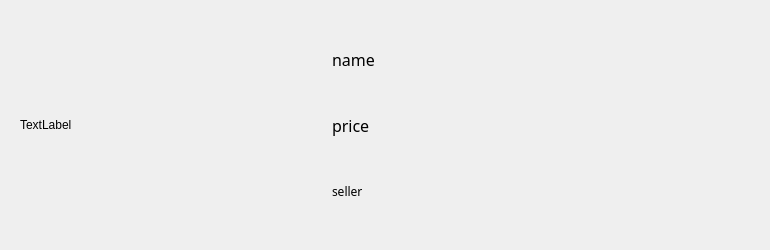
<?xml version="1.0" encoding="UTF-8"?>
<ui version="4.0">
 <class>SearchResultItem</class>
 <widget class="QWidget" name="SearchResultItem">
  <property name="geometry">
   <rect>
    <x>0</x>
    <y>0</y>
    <width>770</width>
    <height>250</height>
   </rect>
  </property>
  <property name="windowTitle">
   <string>Form</string>
  </property>
  <layout class="QHBoxLayout" name="horizontalLayout">
   <item>
    <widget class="QWidget" name="widget" native="true">
     <layout class="QHBoxLayout" name="horizontalLayout_2">
      <item>
       <widget class="QLabel" name="label_img">
        <property name="sizePolicy">
         <sizepolicy hsizetype="Fixed" vsizetype="Fixed">
          <horstretch>0</horstretch>
          <verstretch>0</verstretch>
         </sizepolicy>
        </property>
        <property name="minimumSize">
         <size>
          <width>210</width>
          <height>210</height>
         </size>
        </property>
        <property name="maximumSize">
         <size>
          <width>210</width>
          <height>210</height>
         </size>
        </property>
        <property name="text">
         <string>TextLabel</string>
        </property>
       </widget>
      </item>
      <item>
       <widget class="QWidget" name="widget_2" native="true">
        <layout class="QVBoxLayout" name="verticalLayout">
         <item>
          <widget class="QWidget" name="widget_3" native="true">
           <layout class="QHBoxLayout" name="horizontalLayout_3">
            <item>
             <spacer name="horizontalSpacer">
              <property name="orientation">
               <enum>Qt::Horizontal</enum>
              </property>
              <property name="sizeHint" stdset="0">
               <size>
                <width>40</width>
                <height>20</height>
               </size>
              </property>
             </spacer>
            </item>
            <item>
             <widget class="QLabel" name="label_name">
              <property name="minimumSize">
               <size>
                <width>400</width>
                <height>0</height>
               </size>
              </property>
              <property name="font">
               <font>
                <family>Microsoft YaHei</family>
                <pointsize>12</pointsize>
                <weight>50</weight>
                <bold>false</bold>
               </font>
              </property>
              <property name="text">
               <string>name</string>
              </property>
             </widget>
            </item>
           </layout>
          </widget>
         </item>
         <item>
          <widget class="QWidget" name="widget_4" native="true">
           <layout class="QHBoxLayout" name="horizontalLayout_4">
            <item>
             <spacer name="horizontalSpacer_2">
              <property name="orientation">
               <enum>Qt::Horizontal</enum>
              </property>
              <property name="sizeHint" stdset="0">
               <size>
                <width>40</width>
                <height>20</height>
               </size>
              </property>
             </spacer>
            </item>
            <item>
             <widget class="QLabel" name="label_price">
              <property name="minimumSize">
               <size>
                <width>400</width>
                <height>0</height>
               </size>
              </property>
              <property name="font">
               <font>
                <family>Microsoft YaHei</family>
                <pointsize>12</pointsize>
               </font>
              </property>
              <property name="styleSheet">
               <string notr="true"/>
              </property>
              <property name="text">
               <string>price</string>
              </property>
             </widget>
            </item>
           </layout>
          </widget>
         </item>
         <item>
          <widget class="QWidget" name="widget_5" native="true">
           <layout class="QHBoxLayout" name="horizontalLayout_5">
            <item>
             <spacer name="horizontalSpacer_3">
              <property name="orientation">
               <enum>Qt::Horizontal</enum>
              </property>
              <property name="sizeHint" stdset="0">
               <size>
                <width>40</width>
                <height>20</height>
               </size>
              </property>
             </spacer>
            </item>
            <item>
             <widget class="QLabel" name="label_seller">
              <property name="minimumSize">
               <size>
                <width>400</width>
                <height>0</height>
               </size>
              </property>
              <property name="font">
               <font>
                <family>Microsoft YaHei</family>
               </font>
              </property>
              <property name="text">
               <string>seller</string>
              </property>
             </widget>
            </item>
           </layout>
          </widget>
         </item>
        </layout>
       </widget>
      </item>
     </layout>
    </widget>
   </item>
  </layout>
 </widget>
 <resources/>
 <connections/>
</ui>
